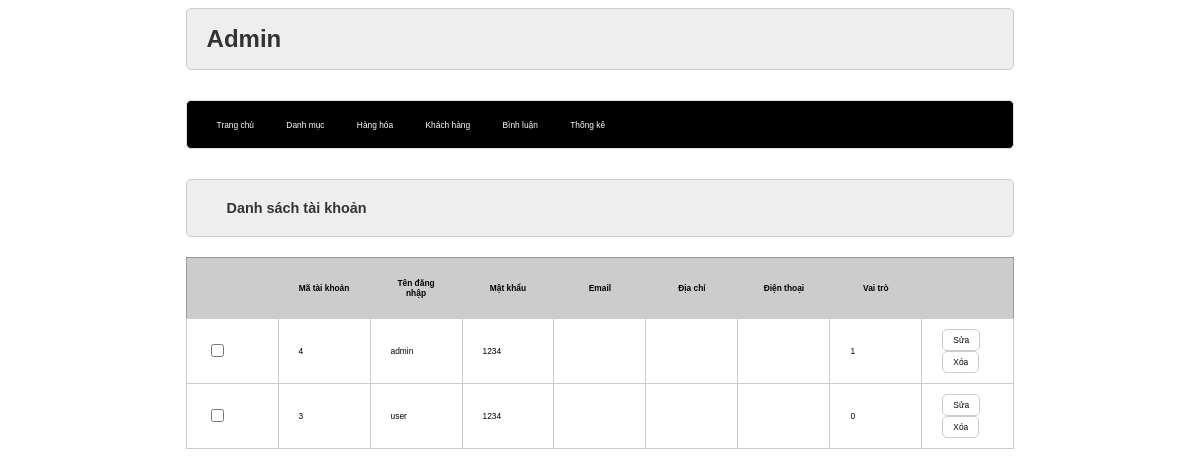
The app's page /admin/index.php?act=dskh with its own data.
### tables this page shows
CREATE TABLE `taikhoan` (
  `id` int(10) NOT NULL,
  `user` varchar(50) NOT NULL,
  `pass` varchar(50) NOT NULL,
  `email` varchar(255) NOT NULL,
  `address` varchar(255) DEFAULT NULL,
  `tel` varchar(20) DEFAULT NULL,
  `role` tinyint(4) NOT NULL DEFAULT 0
);

### model/pdo.php (called while the page is built, shortened)
<?php
function pdo_get_connection(){
    $dburl = "mysql:host=localhost;dbname=duanmau2021;charset=utf8";
    $username = 'root';
    $password = '';
    $conn = new PDO($dburl, $username, $password);
    $conn->setAttribute(PDO::ATTR_ERRMODE, PDO::ERRMODE_EXCEPTION);
    return $conn;
}
function pdo_query($sql){
    $sql_args = array_slice(func_get_args(), 1);
    try{
        $conn = pdo_get_connection();
        $stmt = $conn->prepare($sql);
        $stmt->execute($sql_args);
        $rows = $stmt->fetchAll();
        return $rows;
    }
    catch(PDOException $e){
        throw $e;
    }
    finally{
        unset($conn);
    }
}

### model/taikhoan.php (called while the page is built, shortened)
<?php
function loadall_taikhoan(){
    $sql="select * from taikhoan order by id desc";
    $listtaikhoan=pdo_query($sql);
    return $listtaikhoan;
}
?>

### admin/taikhoan/list.php (the view)
<div class="row">
            <div class="row header frmtitle">
                <h1>Danh sách tài khoản</h1>
            </div>
            <div class="row frmcontent">
                <div class="row mb10 frmdsloai">
                   <table>
                    <tr>
                        <th></th>
                        <th>Mã tài khoản</th>
                        <th>Tên đăng nhập</th>
                        <th>Mật khẩu</th>
                        <th>Email</th>
                        <th>Địa chỉ</th>
                        <th>Điện thoại</th>
                        <th>Vai trò</th>
                        <th></th>
                    </tr>
                    <?php
                        foreach ($listtaikhoan as $taikhoan) {
                            extract($taikhoan);
                            $suatk="index.php?act=suatk&id=".$id;
                            $xoatk="index.php?act=xoatk&id=".$id;
                            echo '<tr>
                            <td><input type="checkbox" name="" id=""></td>
                            <td>'.$id.'</td>
                            <td>'.$user.'</td>
                            <td>'.$pass.'</td>
                            <td>'.$email.'</td>
                            <td>'.$address.'</td>
                            <td>'.$tel.'</td>
                            <td>'.$role.'</td>
                            <td><a href="'.$suatk.'"><input type="button" value="Sửa"></a> <a href="'.$xoatk.'"><input type="button" value="Xóa"></a></td>
                        </tr>';
                        }
                    ?>
                   </table>
                </div>
            </div>
        </div>

### view/css/style.css (style rules this page uses)
* { box-sizing: border-box; font-family: sans-serif; font-size: 0.7vw; }
.row { float: left; width: 100%; }
.mb10 { margin-bottom: 10px; }
.header { background-color: aquamarine; border: 1px rosybrown solid; font-size: 1vw; color: brown; border-radius: 5px; }
.header h1 { margin: 20px; font-size: 1.2vw; }
.formtaikhoan input[type="submit"], .frmcontent input[type="submit"], .frmcontent input[type="reset"], .frmcontent input[type="button"] { border-radius: 5px; padding: 5px 10px; background-color: white; border: 1px #ccc solid; }
.frmtitle { background-color: #eee; border: 1px #ccc solid; color: #333; border-radius: 5px; padding: 0px 20px; }
.frmcontent { padding: 20px 0px; }
.frmdsloai table { width: 100%; border-collapse: collapse; border: 1px solid #999; }
.frmdsloai table th { padding: 20px; background-color: #ccc; width: 10%; }
.frmdsloai table td { padding: 10px 20px; border: 1px solid #ccc; }

### records on screen
taikhoan: id "4", user "admin", pass "1234", role "1"
taikhoan: id "3", user "user", pass "1234", role "0"
